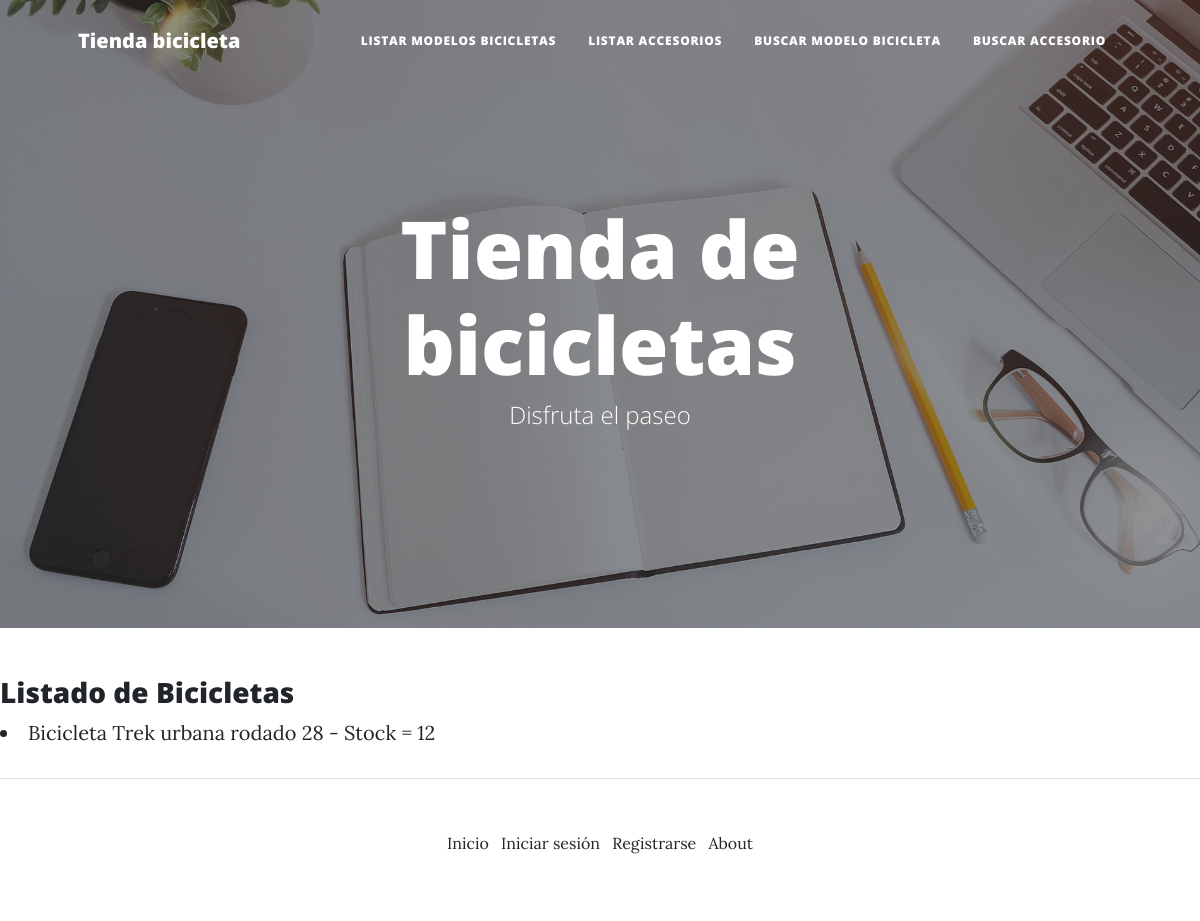
/stock/listar_modelos_de_bicicletas/, run on an earlier commit of the app's database.
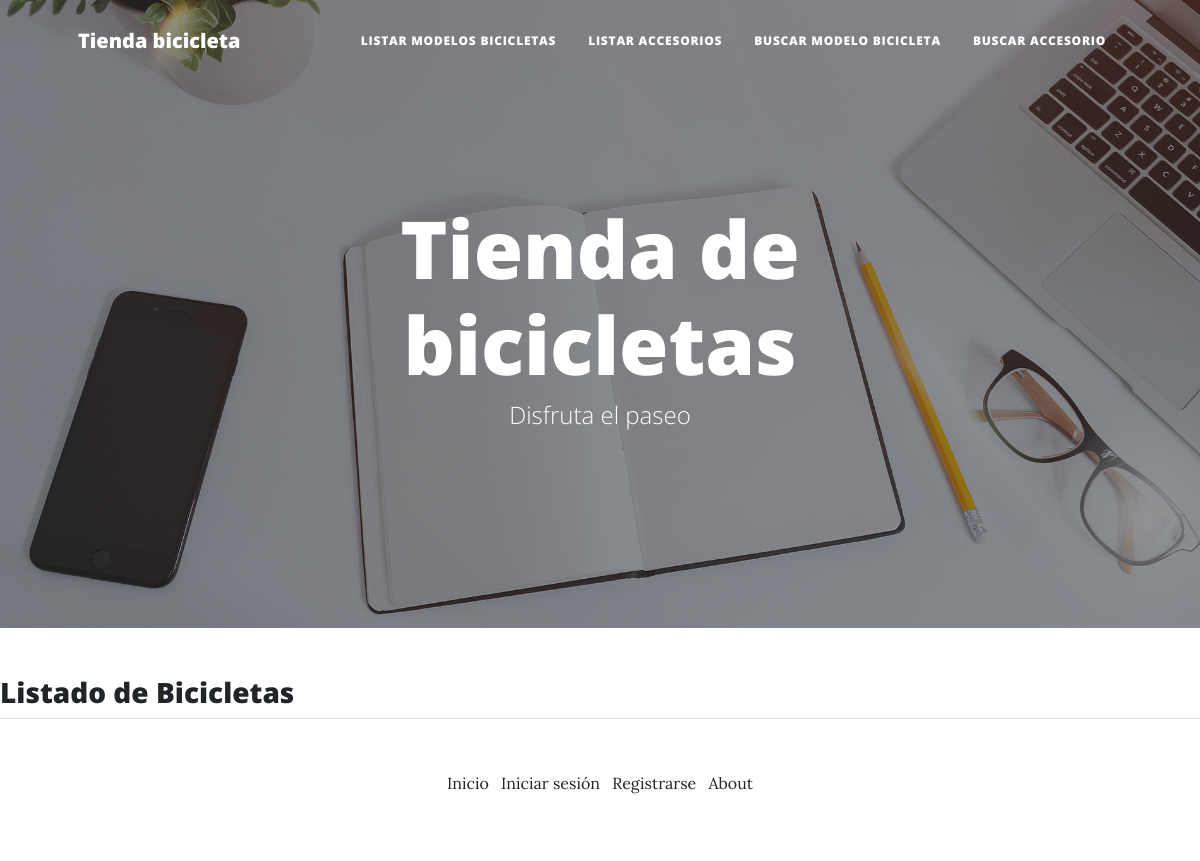
And on a later commit of the database.
### appStock/models.py (models this page shows, shortened)
class ModeloBicicleta(models.Model):
    marca = models.CharField(max_length=20)
    tipo = models.CharField(max_length=30)
    rodado = models.IntegerField()
    stock = models.IntegerField()

### appStock/views.py (the view)
# urls.py: path('listar_modelos_de_bicicletas/', listar_bicicletas, name='listar modelos de bicicletas'),
def listar_bicicletas(request):
    lista_bicis = ModeloBicicleta.objects.all()
    return render(request, 'stock/lista_bicicletas.html', {'bicicletas': lista_bicis})

### templates/Stock/lista_bicicletas.html (shortened to what this page needs)
{% extends "base.html" %}
{% load static %}
{% block contenido %}
<h3> Listado de Bicicletas </h3>
    <body>
        {% for bicicleta in bicicletas %}
        <li>Bicicleta {{bicicleta.marca}} {{bicicleta.tipo}} rodado {{bicicleta.rodado}} - Stock = {{bicicleta.stock}}</li>
        <br>
    {% endfor %}
    </body>
{% endblock %}

What changed in the data, as far as the page shows it:
removed ModeloBicicleta: marca "Trek", tipo "urbana", rodado "28", stock "12"
